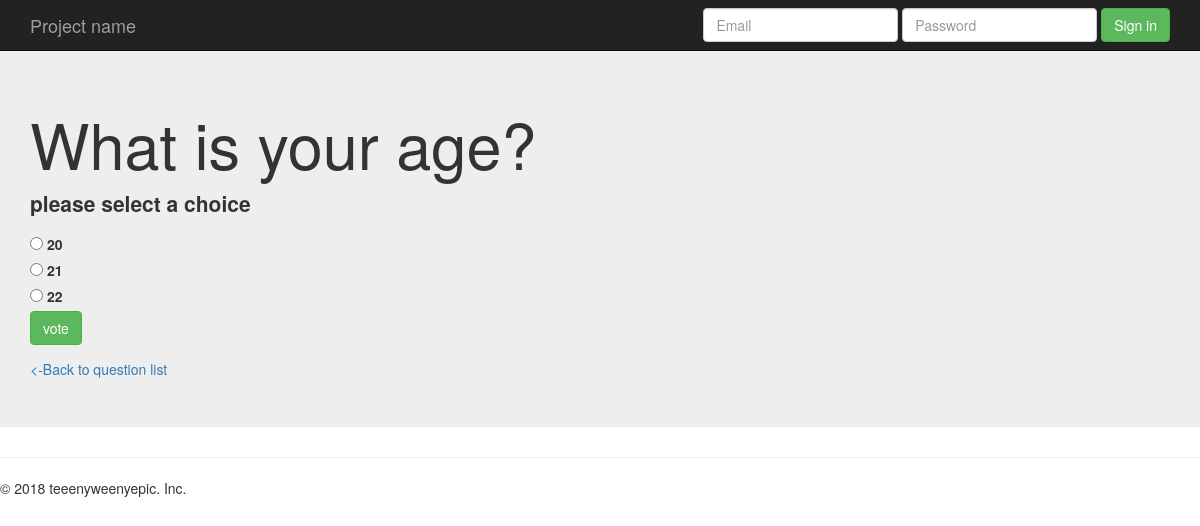
Page /polls/3/vote on the committed database.
### polls/models.py (models this page shows, shortened)
class Question(models.Model):
    question_text = models.CharField(max_length=200)
    pub_date = models.DateTimeField('date published')

class Choice(models.Model):
    choice_text = models.CharField(max_length=200)
    votes = models.IntegerField(default=0)
    question = models.ForeignKey(Question, on_delete=models.CASCADE)

### polls/views.py (the view)
# urls.py: url(r'^(?P<question_id>[0-9]+)/vote$', views.vote, name="vote"),
def vote(request, question_id):
    question = get_object_or_404(Question, pk=question_id)
    try:
        selected_choice = question.choice_set.get(pk=request.POST['choice'])
    except:
        return render(request, 'polls/detail.html', {'question': question, 'error_message': "please select a choice"})
    else:
        selected_choice.votes += 1
        selected_choice.save()
        return HttpResponseRedirect(reverse('polls:results', args=(question.id,)))

### polls/templates/polls/detail.html (shortened to what this page needs)
{% extends 'polls/base.html' %}
{% block main_content %}
<h1> {{question.question_text}}</h1>
{% if error_message %} <p><strong>{{error_message}}</strong></p> {% endif %}
<form action= " {% url 'polls:vote' question.id %}" method ="post">
    {% for choice in question.choice_set.all %}
        <input type="radio" name="choice" id="choice{{forloop.counter}}" value="{{choice.id}}"/>
        <label for="choice{{forloop.counter}}">{{choice.choice_text}}</label><br>
    {% endfor %}
    <input type="submit" class="btn btn-success" value="vote"/>
</form>
<a href="{% url 'polls:index' %}"> <-Back to question list</a>
{% endblock %}

### rows in the picture
Question: question_text "What is your age?"
Choice: choice_text "20"
Choice: choice_text "21"
Choice: choice_text "22"

### other values in the picture
{{ error_message }} "please select a choice"
